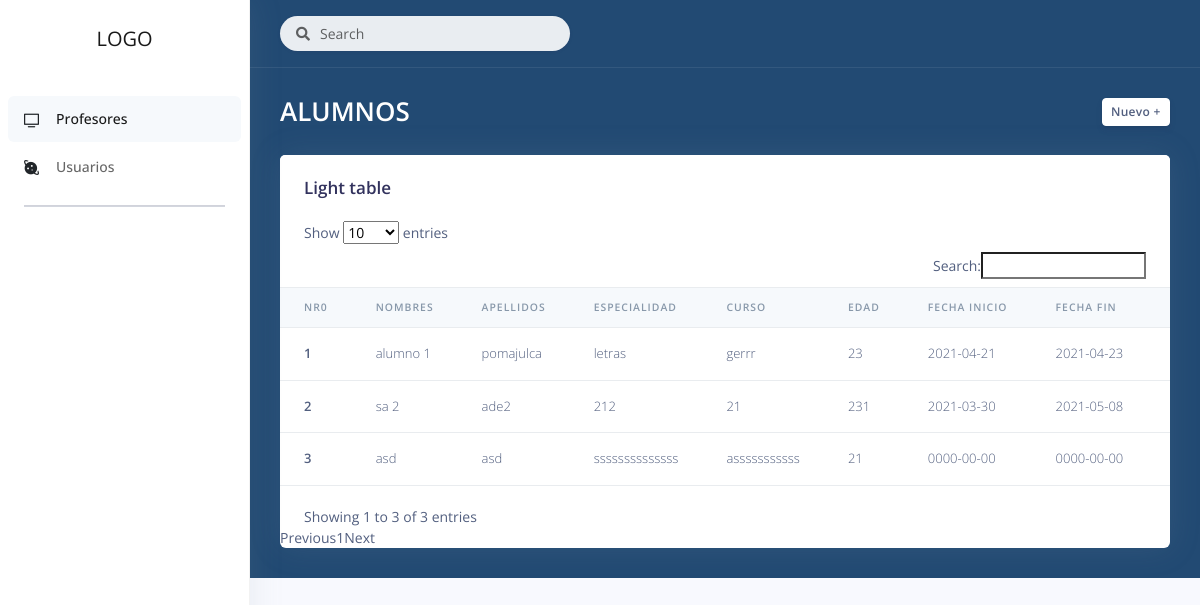
The page /alumnos.php?id_pro=2 on the database its author committed.
### tables this page shows
CREATE TABLE `alumno` (
  `id_alum` int(11) NOT NULL,
  `nombres` varchar(225) DEFAULT NULL,
  `apellidos` varchar(225) DEFAULT NULL,
  `edad` int(3) DEFAULT NULL,
  `fecha_inicio` date DEFAULT NULL,
  `fecha_fin` date DEFAULT NULL,
  `curso` varchar(225) DEFAULT NULL,
  `especialidad` varchar(223) DEFAULT NULL,
  `obsevaciones` varchar(500) DEFAULT NULL,
  `profesor` int(11) DEFAULT NULL
);

### alumnos.php (the view, shortened to what this page needs)
<?php
require_once('conexion.php');
$id_pro = $_GET['id_pro'];
$registro = $servidor->query("SELECT * FROM alumno where profesor = '$id_pro' ");
?>
<!DOCTYPE html>
<html>
<head>
    <link rel="stylesheet" href="https://use.fontawesome.com/releases/v5.15.2/css/all.css" />
    <link rel="stylesheet" href="css/mdb.min.css" />
  <link rel="stylesheet" href="assets/vendor/nucleo/css/nucleo.css" type="text/css">
  <link rel="stylesheet" href="assets/vendor/@fortawesome/fontawesome-free/css/all.min.css" type="text/css">
  <link rel="stylesheet" href="assets/css/argon.css?v=1.2.0" type="text/css">
</head>
<body>
<nav class="sidenav navbar navbar-vertical
   fixed-left  navbar-expand-xs navbar-light bg-white" id="sidenav-main" >
    <div class="scrollbar-inner">
      <div class="sidenav-header  align-items-center">
        <a class="navbar-brand" href="javascript:void(0)">
       LOGO
        </a>
      </div>
      <div class="navbar-inner">
        <div class="collapse navbar-collapse" id="sidenav-collapse-main">
          <ul class="navbar-nav">
            <li class="nav-item">
              <a class="nav-link active" href="profesores.php">
                <i class="ni ni-tv-2 text-dark"></i>
                <span class="nav-link-text">Profesores</span>
              </a>
            </li>
            <li class="nav-item">
              <a class="nav-link" href="usuarios.php">
                <i class="ni ni-planet text-dark"></i>
                <span class="nav-link-text">Usuarios</span>
              </a>
            </li>
          </ul>
          <hr class="my-3">
        </div>
      </div>
    </div>
</nav>
<div class="main-content" id="panel"  style="background-color: #224a73;">
    <nav class="navbar navbar-top navbar-expand navbar-dark  border-bottom">
      <div class="container-fluid">
        <div class="collapse navbar-collapse" id="navbarSupportedContent">
          <form class="navbar-search navbar-search-light form-inline mr-sm-3" id="navbar-search-main">
            <div class="form-group mb-0">
              <div class="input-group input-group-alternative input-group-merge">
                <div class="input-group-prepend">
                  <span class="input-group-text"><i class="fas fa-search"></i></span>
                </div>
                <input class="form-control" placeholder="Search" type="text">
              </div>
            </div>
          </form>
        </div>
      </div>
    </nav>
    <div class="header  pb-6" style="background-color: #224a73;">
      <div class="container-fluid">
        <div class="header-body">
          <div class="row align-items-center py-4">
            <div class="col-lg-6 col-7">
              <h6 class="h1 text-white d-inline-block mb-0">ALUMNOS</h6>
            </div>
            <div class="col-lg-6 col-5 text-right">
              <a  type="button"
        data-mdb-toggle="modal"
        data-mdb-target="#exampleModal" class="btn btn-sm btn-neutral">Nuevo + </a>
            </div>
          </div>
        </div>
      </div>
    </div>
    <div class="container-fluid mt--6">
      <div class="row">
        <div class="col">
          <div class="card">
            <div class="card-header border-0">
              <h3 class="mb-0">Light table</h3>
            </div>
            <div class="table-responsive">
              <table  id="usuarios" class="table align-items-center table-flush">
                <thead class="thead-light">
                  <tr>
                    <th scope="col" class="sort" data-sort="name">Nr0</th>
                    <th scope="col" class="sort" data-sort="budget">Nombres</th>
                    <th scope="col" class="sort" data-sort="status">Apellidos</th>
                    <th scope="col">Especialidad</th>
                    <th scope="col" class="sort" data-sort="completion">Curso</th>
                    <th scope="col" class="sort" data-sort="completion">Edad</th>
                    <th scope="col" class="sort" data-sort="completion">Fecha Inicio</th>
                    <th scope="col" class="sort" data-sort="completion">Fecha Fin</th>
                    <th scope="col">Acciones</th>
                  </tr>
                </thead>
                <tbody class="list">
                <?php $posicion=1; foreach ($registro as $show){
              ?>
                  <tr>
                    <th scope="row">
                    <?php echo $posicion; $posicion++?>
                    </th>
                    <td class="budget">
                    <?php echo $show['nombres']?>
                    </td>
                    <td class="budget">
                    <?php echo $show['apellidos']?>
                    </td>
                    <td class="budget">
                    <?php echo $show['especialidad']?>
                    </td>
                    <td class="budget">
                    <?php echo $show['curso']?>
                    </td>
                    <td class="budget">
                    <?php echo $show['edad']?>
                    </td>
                    <td class="budget">
                    <?php echo $show['fecha_inicio']?>
                    </td>
                    <td class="budget">
                    <?php echo $show['fecha_fin']?>
                    </td>
                    <td class="budget">
                    </td>
                  </tr>
                  <?php }?>
                </tbody>
              </table>
            </div>
          </div>
        </div>
      </div>
    </div>
  </div>
</body>
</html>

### rows shown on the page
alumno: nombres "alumno 1", apellidos "pomajulca", especialidad "letras", curso "gerrr", edad "23", fecha_inicio "2021-04-21", fecha_fin "2021-04-23"
alumno: nombres "sa 2", apellidos "ade2", especialidad "212", curso "21", edad "231", fecha_inicio "2021-03-30", fecha_fin "2021-05-08"
alumno: nombres "asd", apellidos "asd", especialidad "ssssssssssssss", curso "asssssssssss", edad "21", fecha_inicio "0000-00-00", fecha_fin "0000-00-00"
